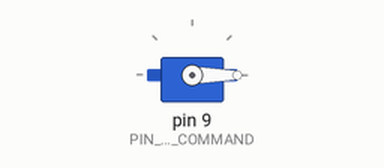
Recording of a sketch running on a simulated Arduino Uno, built with avr-gcc and run on an emulated ATmega328P. On the bench: servo.

Above: at 0.05 s.
At 1.0 s:
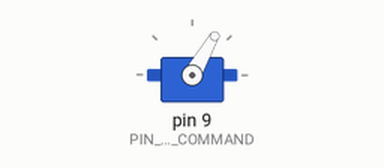
At 1.5 s:
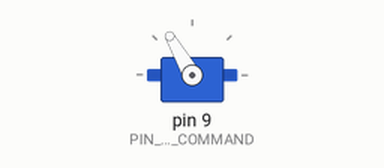
At 2.0 s:
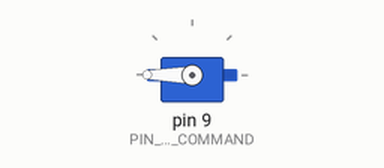
Timing chart, 0 to 4.6 s (numbered marks = the images above):
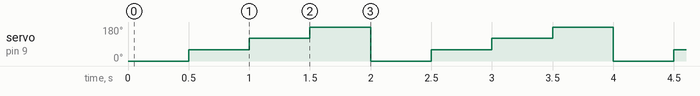

Measured:
- by itself, servo on pin 9 (PIN_SERVO_COMMAND): repeats every 2.0 s: 120° 0.50 s, 180° 0.50 s, 0° 0.50 s, 60° 0.50 s

The sketch:

servo2.ino
```cpp
#include <Servo.h>

#define PIN_SERVO_COMMAND 9

Servo myServo;

void setup() {
  myServo.attach(PIN_SERVO_COMMAND);
}

void loop() {
  myServo.write(0);
  delay(500);
  myServo.write(60);
  delay(500);
  myServo.write(120);
  delay(500);
  myServo.write(180);
  delay(500);
}
```
